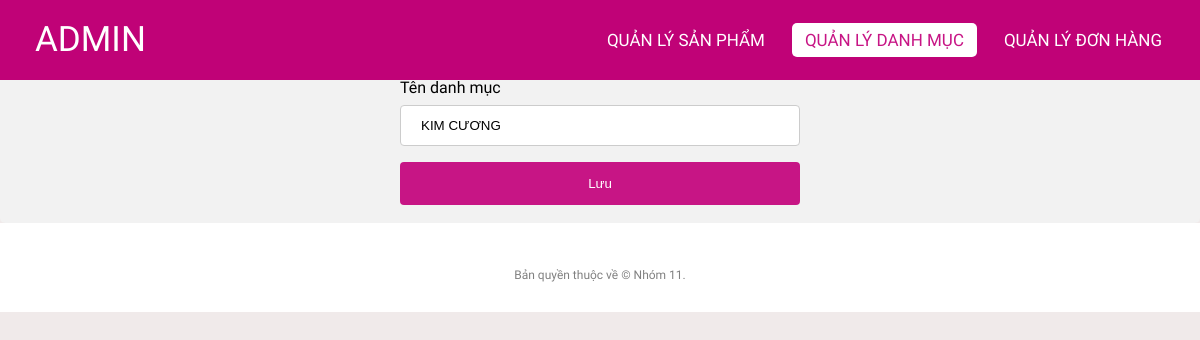
The app's page /admin/edit_category.php?id=2 (signed in), older data.
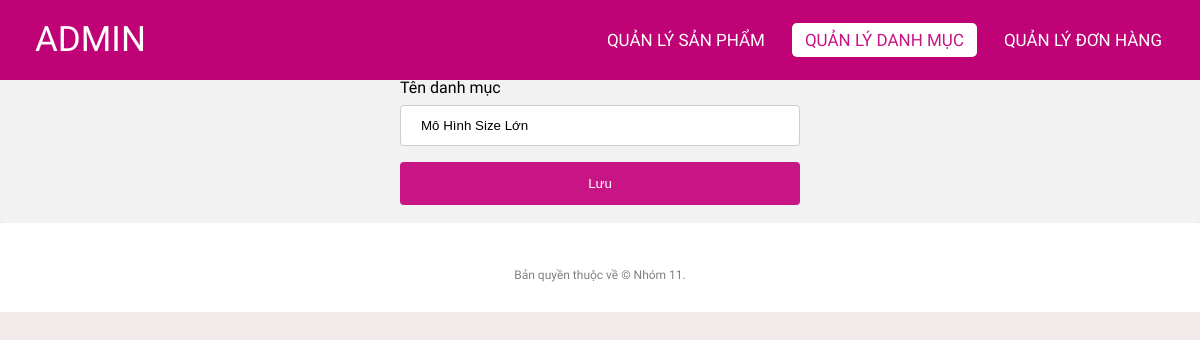
The same page, newer data.
### tables this page shows
CREATE TABLE `categories` (
  `id` int(11) NOT NULL,
  `name` varchar(255) NOT NULL,
  `status` tinyint(4) NOT NULL DEFAULT 1
);

### lib/database.php (called while the page is built, shortened)
<?php
class Database extends PDO
{
  public $host   = DB_HOST;
  public $user   = DB_USER;
  public $pass   = DB_PASS;
  public $dbname = DB_NAME;
  public $link;
  private function connectDB()
  {
    $this->link = new mysqli(
      $this->host,
      $this->user,
      $this->pass,
      $this->dbname
    );
  }
  public function select($query)
  {
    $result = $this->link->query($query);
    if ($result->num_rows > 0) {
      return $result;
    } else {
      return false;
    }
  }
}

### classes/categories.php (called while the page is built, shortened)
<?php
$filepath = realpath(dirname(__FILE__));
include_once($filepath . '/../lib/database.php');
?>
<?php
class categories
{
    private $db;
    public function __construct()
    {
        $this->db = new Database();
    }
    public function getByIdAdmin($id)
    {
        $query = "SELECT * FROM categories where id = '$id'";
        $result = $this->db->select($query);
        return $result;
    }
}
?>

### admin/edit_category.php (the view, shortened to what this page needs)
<?php
include '../classes/categories.php';
$role_id = Session::get('role_id');
if ($role_id == 1) {
    $categories = new categories();
    $categoryUpdate = mysqli_fetch_assoc($categories->getByIdAdmin($_GET['id']));
} else {
    header("Location:../index.php");
}
?>
<!DOCTYPE html>
<html lang="en">
<head>
    <link rel="stylesheet" href="css/style.css">
    <link rel="stylesheet" href="https://cdnjs.cloudflare.com/ajax/libs/font-awesome/5.15.4/css/all.min.css">
</head>
<body>
    <nav>
        <label class="logo">ADMIN</label>
        <ul>
            <li><a href="productlist.php">Quản lý Sản phẩm</a></li>
            <li><a href="categoriesList.php" class="active">Quản lý danh mục</a></li>
            <li><a href="orderlist.php">Quản lý Đơn hàng</a></li>
        </ul>
    </nav>
    <div class="title">
        <h1>Chỉnh sửa danh mục</h1>
    </div>
    <div class="container">
        <div class="form-add">
            <form action="edit_category.php?id=<?= $categoryUpdate['id'] ?>" method="post">
                <label for="name">Tên danh mục</label>
                <input type="text" id="name" name="name" placeholder="Tên danh mục.." value="<?= $categoryUpdate['name'] ?>">
                <input type="submit" value="Lưu" name="submit">
            </form>
        </div>
    </div>
    <footer>
        <p class="copyright">Bản quyền thuộc về © Nhóm 11.</p>
    </footer>
</body>
</html>

Row changes from the older to the newer data that the page shows:
changed categories: name "KIM CƯƠNG" → "Mô Hình Size Lớn"
